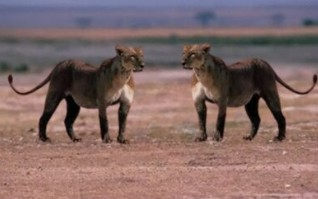
#> input picture src/modules/sift/test_images/example_copy.jpg, 318 x 199 px
$ python -i extractor.py   (imports and definitions only)   (older library calls are emulated)
#> lines starting #> are read from the running program, lines starting #| are printed output that depends on the picture; after the words box and inside, x2 and y2 are one past the last pixel; in counts of white or black regions, pixels touching at a corner belong together
### src/modules/edge/edge_module.py
# -*- coding: utf-8 -*-
import cv2
import numpy as np
from typing import Tuple, Optional

def _to_gray_and_hsv(bgr_image: np.ndarray) -> Tuple[np.ndarray, np.ndarray]:
    try:
        gray_image = cv2.cvtColor(bgr_image, cv2.COLOR_BGR2GRAY)
        hsv_image = cv2.cvtColor(bgr_image, cv2.COLOR_BGR2HSV)
    except cv2.error as e:
        print(f"[EDGE_ERROR] Color conversion failed: {e}")
        return None, None
    return gray_image, hsv_image

def calculate_edge_intensity(gray_image: np.ndarray) -> float:
    laplacian = cv2.Laplacian(gray_image, cv2.CV_64F)
    laplacian_abs = np.abs(laplacian)
    edges = laplacian_abs[laplacian_abs > 0]
    return float(np.mean(edges)) if edges.size > 0 else 0.0

def calculate_discontinuity_ratio(gray_image: np.ndarray) -> Tuple[float, np.ndarray]:
    v = np.median(gray_image)
    sigma = 0.33
    T_low = int(max(0, (1.0 - sigma) * v))
    T_high = int(min(255, (1.0 + sigma) * v))
    canny_map = cv2.Canny(gray_image, T_low, T_high)
    total = np.sum(canny_map == 255)
    if total == 0:
        return 0.0, canny_map

    norm_edges = canny_map / 255.0
    kernel = np.ones((3, 3), np.float32)
    neighbor_count = cv2.filter2D(norm_edges, -1, kernel)
    endpoints = (neighbor_count <= 2) & (norm_edges == 1)
    ratio = np.sum(endpoints) / total
    return float(ratio), canny_map

def calculate_hsv_change_mean(hsv_image: np.ndarray, canny_map: np.ndarray) -> float:
    if np.sum(canny_map == 255) == 0:
        return 0.0
    h, s, v = cv2.split(hsv_image)
    gradient_sum = np.zeros_like(h, dtype=np.float64)
    for c in [h, s, v]:
        gx = cv2.Sobel(c, cv2.CV_64F, 1, 0)
        gy = cv2.Sobel(c, cv2.CV_64F, 0, 1)
        gradient_sum += np.sqrt(gx**2 + gy**2)
    return float(np.mean(gradient_sum[canny_map == 255]))

def analyze_edge_continuity(bgr_image: np.ndarray) -> Optional[Tuple[np.ndarray, np.ndarray]]:
    gray, hsv = _to_gray_and_hsv(bgr_image)
    if gray is None: return None
    edge_intensity = calculate_edge_intensity(gray)
    discontinuity_ratio, canny_map = calculate_discontinuity_ratio(gray)
    hsv_change = calculate_hsv_change_mean(hsv, canny_map)
    vector = np.array([discontinuity_ratio, edge_intensity, hsv_change], dtype=np.float32)
    return vector, canny_map

### src/modules/ela/ela_module.py
import io, numpy as np
from PIL import Image, ImageChops
import cv2

def _to_uint8(x: np.ndarray) -> np.ndarray:
    x = x.astype(np.float32)
    x -= x.min()
    m = x.max()
    if m > 0:
        x = (x / m) * 255
    return x.astype(np.uint8)

def _ela_gray_inmem(img: Image.Image, quality: int = 90) -> np.ndarray:
    if img.mode != "RGB":
        img = img.convert("RGB")
    buf = io.BytesIO()
    img.save(buf, format="JPEG", quality=quality, optimize=True)
    buf.seek(0)
    reimg = Image.open(buf).convert("RGB")
    diff = ImageChops.difference(img, reimg)
    return np.asarray(diff, dtype=np.float32).max(axis=2)

def ela_features_final(bgr_image: np.ndarray, quality: int = 90) -> np.ndarray:
    rgb = cv2.cvtColor(bgr_image, cv2.COLOR_BGR2RGB)
    img = Image.fromarray(rgb)
    ela_gray = _ela_gray_inmem(img, quality=quality)
    ela_u8 = _to_uint8(ela_gray)
    mean = float(ela_gray.mean())
    std = float(ela_gray.std())
    high_ratio = float((ela_u8 >= mean + 2 * std).mean())
    return np.array([std, high_ratio, mean], dtype=np.float32)

### src/modules/feature_extractor/extractor.py
import cv2
import numpy as np
from modules.edge.edge_module import analyze_edge_continuity
from modules.ela.ela_module import ela_features_final

def extract_features_from_image(bgr_image: np.ndarray) -> np.ndarray:
    edge_vec, _ = analyze_edge_continuity(bgr_image)
    ela_vec = ela_features_final(bgr_image)

    # 추가 4D feature: Laplacian variance, HSV mean
    gray = cv2.cvtColor(bgr_image, cv2.COLOR_BGR2GRAY)
    lap = cv2.Laplacian(gray, cv2.CV_64F)
    lap_var = float(np.var(lap))
    hsv = cv2.cvtColor(bgr_image, cv2.COLOR_BGR2HSV)
    hsv_mean = hsv.mean(axis=(0, 1)).astype(np.float32)  # H, S, V

    feature_vec = np.concatenate([edge_vec, ela_vec, [lap_var], hsv_mean]).astype(np.float32)
    return feature_vec  # 10D

>>> import cv2
>>> picture = cv2.imread('../sift/test_images/example_copy.jpg')
#> picture is the input picture: shape (199, 318, 3); mean B, G, R 102.9, 105.2, 129.7
>>> result = extract_features_from_image(picture)
#> in _to_gray_and_hsv, `hsv_image = cv2.cvtColor(bgr_image, cv2.COLOR_BGR2HSV)`: hsv_image: shape (199, 318, 3); mean H, S, V 40.7, 72, 134.6
#> in calculate_edge_intensity, `laplacian_abs = np.abs(laplacian)`:
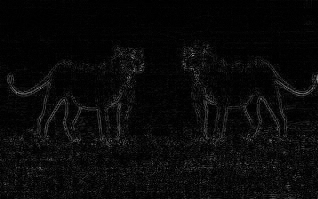
#> laplacian_abs: shape (199, 318) float64; min 0, max 152, mean 9.2
#> in analyze_edge_continuity, `edge_intensity = calculate_edge_intensity(gray)`: edge_intensity = 10.02
#> in calculate_discontinuity_ratio, `v = np.median(gray_image)`: v = 121
#> in calculate_discontinuity_ratio, `T_low = int(max(0, (1.0 - sigma) * v))`: T_low = 81
#> in calculate_discontinuity_ratio, `T_high = int(min(255, (1.0 + sigma) * v))`: T_high = 160
#> in calculate_discontinuity_ratio, `canny_map = cv2.Canny(gray_image, T_low, T_high)`:
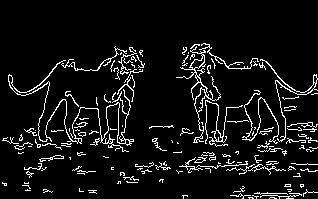
#> canny_map: shape (199, 318); 7.5% white in thin lines or dots, all inside (x1, y1, x2, y2) = (2, 43, 318, 199)
#> in calculate_discontinuity_ratio, `total = np.sum(canny_map == 255)`: total = 4717
#> in calculate_discontinuity_ratio, `endpoints = (neighbor_count <= 2) & (norm_edges == 1)`: endpoints: shape (199, 318) bool; 0.47% white in thin lines or dots, all inside (x1, y1, x2, y2) = (7, 46, 317, 199)
#> in calculate_discontinuity_ratio, `ratio = np.sum(endpoints) / total`: ratio = 0.0628
#> in calculate_hsv_change_mean, `h, s, v = cv2.split(hsv_image)`:
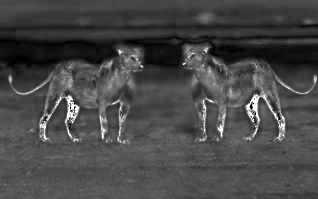
#> s: shape (199, 318); min 0, max 255, mean 72
#> in calculate_hsv_change_mean, `h, s, v = cv2.split(hsv_image)`:
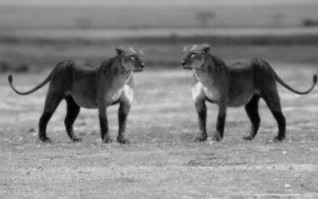
#> v: shape (199, 318); min 0, max 237, mean 134.6
#> the loop in calculate_hsv_change_mean, `for c in [h, s, v]:` made 3 passes
#> pass 1, in calculate_hsv_change_mean, `gy = cv2.Sobel(c, cv2.CV_64F, 0, 1)`:
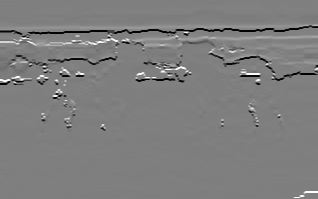
#> gy: shape (199, 318) float64; min -714, max 716, mean -4; drawn with min black and max white
#> after the loop in calculate_hsv_change_mean, `for c in [h, s, v]:`:
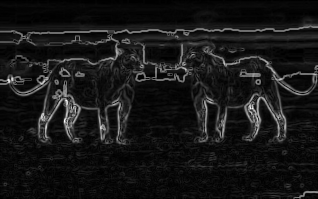
#> gradient_sum: shape (199, 318) float64; min 0, max 1700.4, mean 156.6; drawn with min black and max white
#> in analyze_edge_continuity, `hsv_change = calculate_hsv_change_mean(hsv, canny_map)`: hsv_change = 379.5
#> in analyze_edge_continuity, `vector = np.array([discontinuity_ratio, edge_intensity, hsv_change], d..`: vector = [0.0628, 10.02, 379.5]
#> in _ela_gray_inmem, `return np.asarray(diff, dtype=np.float32).max(axis=2)`:
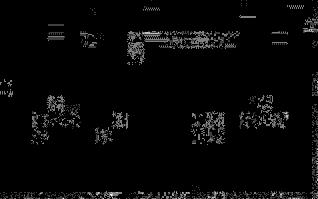
#> returned value: shape (199, 318) float32; min 0, max 4, mean 0.116; drawn with min black and max white
#> in _to_uint8, `m = x.max()`: m = 4
#> in ela_features_final, `mean = float(ela_gray.mean())`: mean = 0.116
#> in ela_features_final, `std = float(ela_gray.std())`: std = 0.424
#> in ela_features_final, `high_ratio = float((ela_u8 >= mean + 2 * std).mean())`: high_ratio = 0.0792
#> in extract_features_from_image, `ela_vec = ela_features_final(bgr_image)`: ela_vec = [0.424, 0.0792, 0.116]
#> in extract_features_from_image, `lap_var = float(np.var(lap))`: lap_var = 234
#> in extract_features_from_image, `hsv_mean = hsv.mean(axis=(0, 1)).astype(np.float32)`: hsv_mean = [40.74, 71.95, 134.6]
#> in extract_features_from_image, `feature_vec = np.concatenate([edge_vec, ela_vec, [lap_var], hsv_mean])..`: feature_vec = [0.0628, 10.02, 379.5, 0.424, 0.0792, 0.116, 234, 40.74, 71.95, 134.6]
#> result has the same summary as feature_vec in extract_features_from_image
